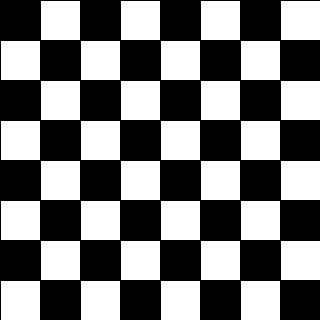
Frame 1 (no input)
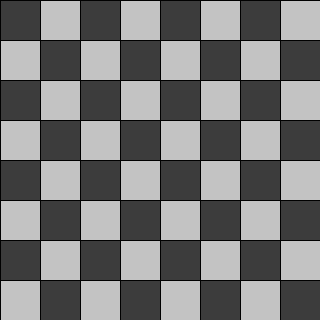
Frame 60 (the mouse pressed at the canvas centre just before this capture)
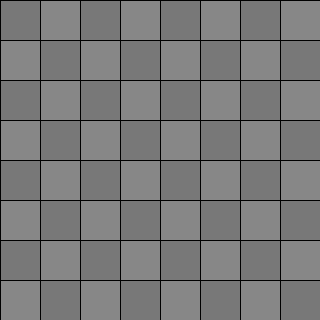
Frame 120 (the mouse held since frame 60 and released just before this capture)

The Processing sketch that drew these frames (run headless with seeded random() and noise(); from frame 60 on, the mouse is pressed at the canvas centre):

// Processing sketch: Task6
// ── Task6.pde
int board[][] = new int[8][8]; //Opretter et 2D-array med 8 rækker og 8 kolonner.
int sideLength = 40;
int brightness = 0;
int direction = 1;
  
void settings() {
  size(8*sideLength, 8*sideLength);
}
void setup() {

  
  for (int i=0; i<board.length; i++) { //Outer loop, går gennem alle rækker (8 stk).
    for (int j=0; j<board[i].length; j++) { //Inner loop, går gennem alle kolonner i den række.
      board[i][j] = (i+j)%2;
         // print(board[i][j] + " ");
    }
    //println();
}
}

void draw() {
  brightness += direction; // Inkrementér lysstyrken med retningen; skaber gradvis lys-op/ned effekt
  if(brightness>= 255 || brightness<=0) { // || betyder "eller"
    direction = -direction; // Vend retningen, så farven nu ændres i modsat retning
  }
    for (int i=0; i<board.length; i++) { 
    for (int j=0; j<board[i].length; j++) {
    if(board[i][j]==0) {
      fill(brightness);
    } else {
       
      fill(255 - brightness);
    }
    rect(i*sideLength, j*sideLength, sideLength,sideLength);
  
}
}
}
